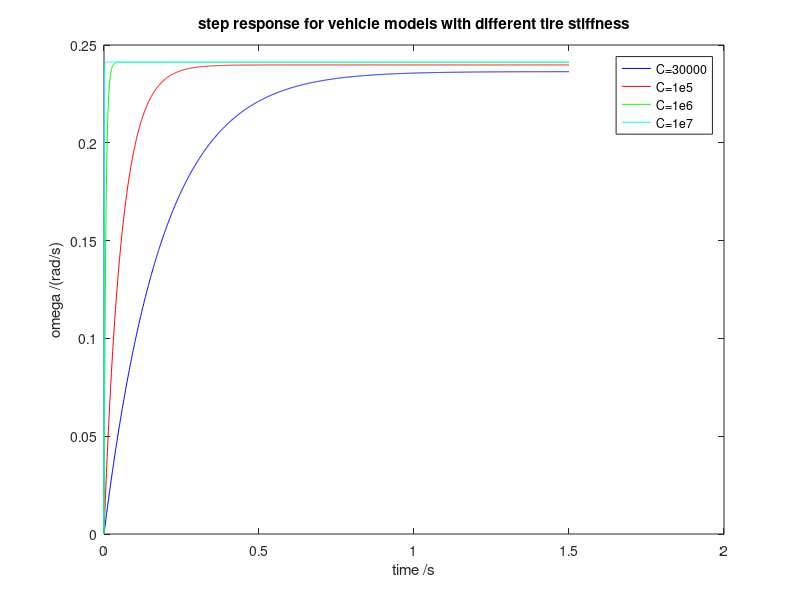

The MATLAB source for this figure:
m = 1600; lf = 1.2;
lr = 1.6; iz = 2500; v = 10; steering_ratio = 14.8;

c = [30000, 1e5, 1e6, 1e7];

t = 0:0.001:1.5;
y = zeros(max(size(t)), 4);
for i = 1:4
    cr = c(i); cf = 1.3 * c(i);
    A = [-(cf + cr)/(m * v), -(1 + (cf*lf - cr * lr)/(m * v^2));...
    -(cf*lf-cr*lr)/(iz), -(cf * lf^2 + cr * lr^2)/(iz * v)];
    B = [cf/m/v;...
        cf*lf/iz];
    B = B./steering_ratio;
    C = [0 1];
    D = 0;
    ss1 = ss(A,B,C,D);
    y(:,i) = step(ss1, t);
end
plot(t, y(:,1), 'b-', t, y(:,2), 'r-', t,y(:,3), 'g-', t,y(:,4), 'c-')
title('step response for vehicle models with different tire stiffness')
xlabel('time /s')
ylabel('omega /(rad/s)')
legend('C=30000', 'C=1e5', 'C=1e6', 'C=1e7', 'location', 'best')
